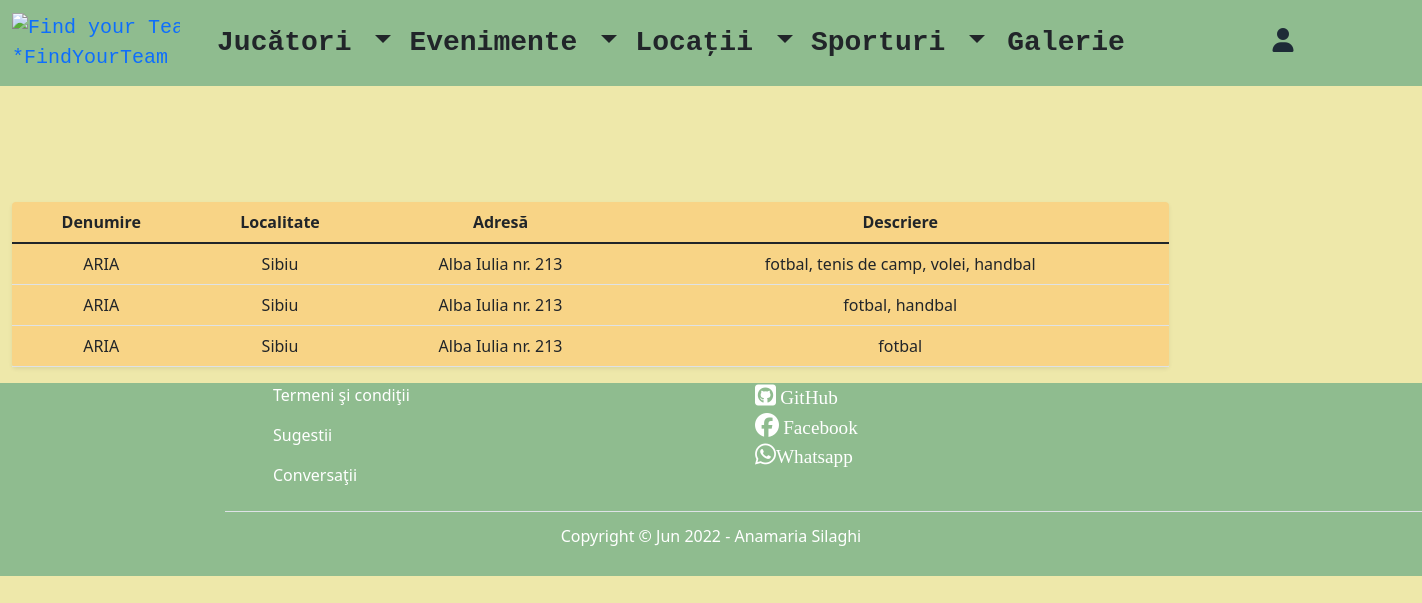
/list-of-locations/, run on an earlier commit of the app's database.
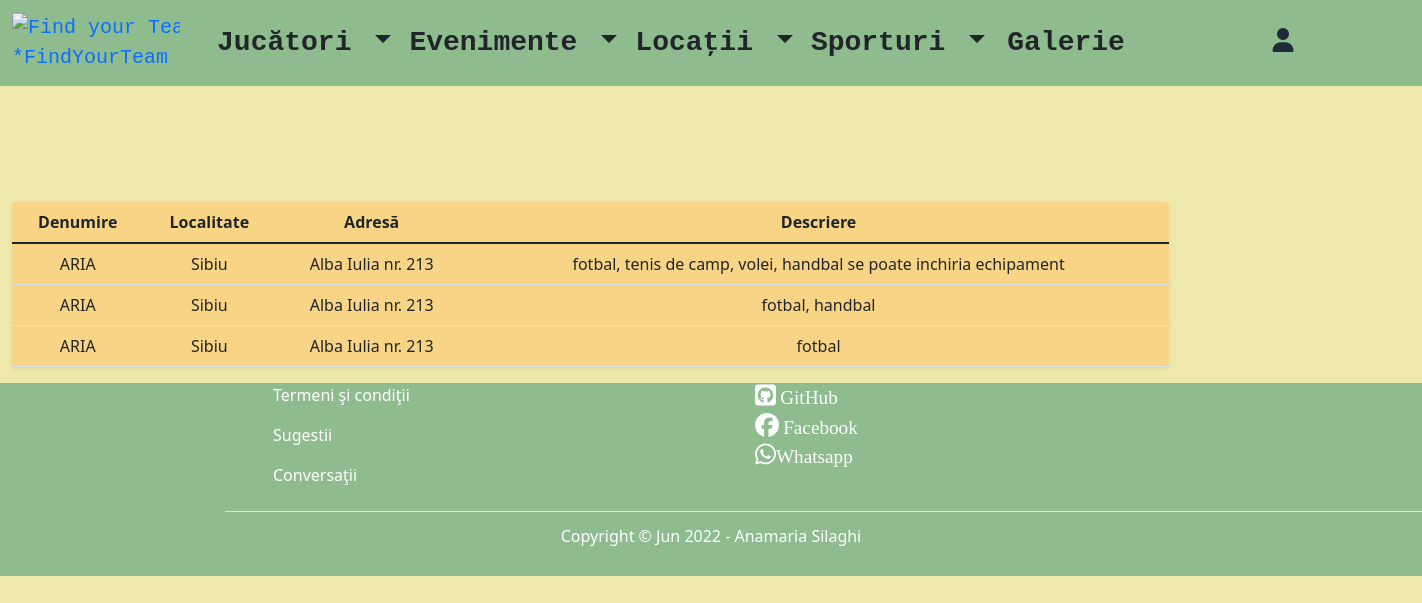
And on a later commit of the database.
### teams/models.py (models this page shows, shortened)
class Location(models.Model):
    nume = models.CharField(max_length=60)
    oras = models.CharField(max_length=20)
    adresa = models.CharField(max_length=30)
    descriere = models.TextField(max_length=1000)
    creat_in = models.DateTimeField(auto_now_add=True)
    actualizat_in = models.DateTimeField(auto_now=True)

### teams/views.py (the view)
# urls.py: path('list-of-locations/', views.LocationListView.as_view(), name='list_of_locations'),
class LocationListView(ListView):
    template_name = "location/list_of_locations.html"
    model = Location
    context_object_name = "all_locations"

### templates/location/list_of_locations.html (shortened to what this page needs)
{% extends 'base.html' %}
{% block content %}
       <div class="container-fluid">
        <div class="row g-5 mt-5 pt-5">
            <div class="col-md-10 offset-md-12">
                 <div class="shadow-sm text-center rounded" style="background-color: #F8D486; margin-top: 5%">
                {% if all_locations %}
                    <table class="table">
                        <thead>
                        <tr>
                            <th>Denumire</th>
                            <th>Localitate</th>
                            <th>Adresă</th>
                            <th>Descriere</th>
                        </tr>
                        </thead>
                        <tbody>
                        {% for location in all_locations %}
                            <tr>
                                <td>{{ location.nume }}</td>
                                <td>{{ location.oras }}</td>
                                <td>{{ location.adresa }} </td>
                                <td>{{ location.descriere }} </td>
                            </tr>
                        {% endfor %}
                        </tbody>
                    </table>
                {% else %}
                    <h3 class="text-center">Nu există informaţii</h3>
                {% endif %}
            </div>
        </div>
    </div>
{% endblock %}

What changed in the data, as far as the page shows it:
changed Location: descriere "fotbal, tenis de camp, volei, handbal" → "fotbal, tenis de camp, volei, handbal se poate inchiria echipament"
